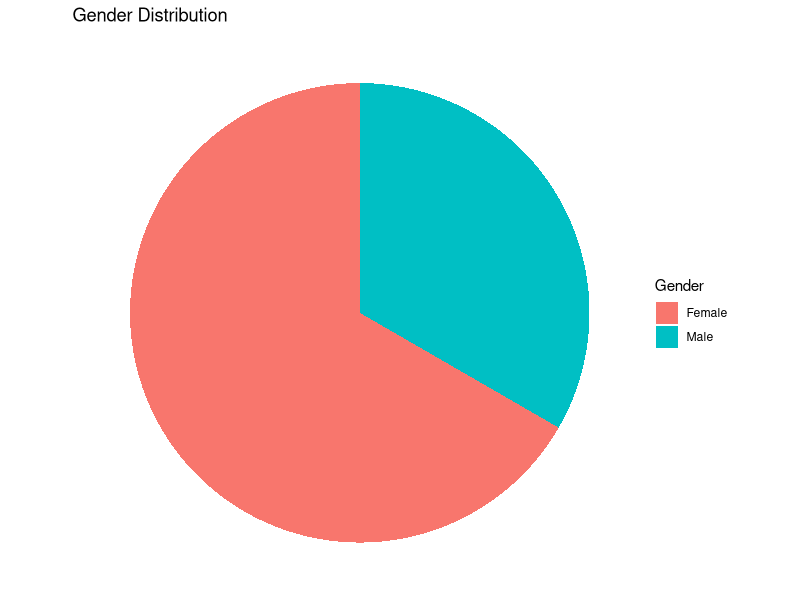
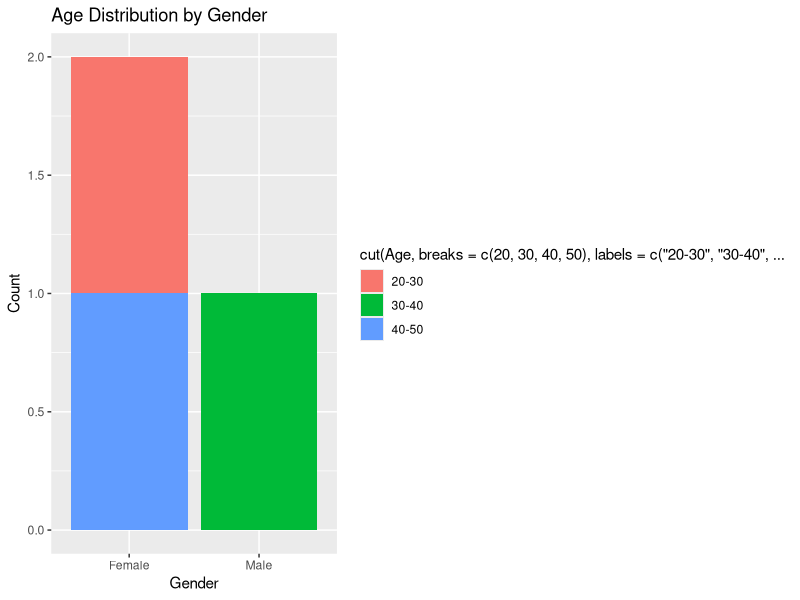
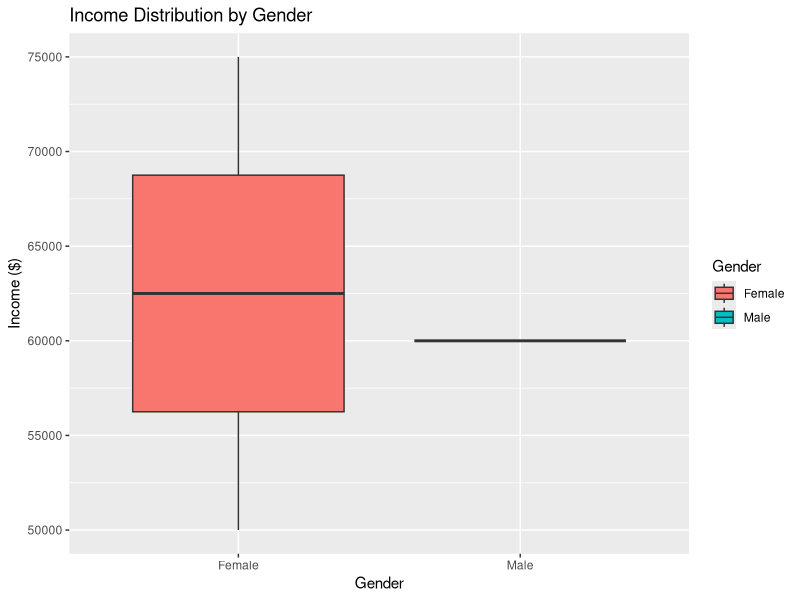

These figures' R source, in order:
# Load required libraries
library(ggplot2)

# Create the dataframe
data <- data.frame(
  "Customer ID" = c(1, 2, 3),
  "Age" = c(28, 35, 42),
  "Gender" = c("Female", "Male", "Female"),
  "Income" = c(50000, 60000, 75000)
)

# 1. Pie Chart for Gender
pie_chart_gender <- ggplot(data, aes(x = "", fill = Gender)) +
  geom_bar(width = 1) +
  coord_polar("y", start = 0) +
  ggtitle("Gender Distribution") +
  theme_void() +
  theme(legend.position = "right")

# 2. Stacked Bar Plot for Age and Gender
stacked_bar_plot <- ggplot(data, aes(x = Gender, fill = cut(Age, breaks = c(20, 30, 40, 50), labels = c("20-30", "30-40", "40-50")))) +
  geom_bar(position = "stack") +
  ggtitle("Age Distribution by Gender") +
  xlab("Gender") +
  ylab("Count")

# 3. Box Plot for Income by Gender
box_plot_income <- ggplot(data, aes(x = Gender, y = Income, fill = Gender)) +
  geom_boxplot() +
  ggtitle("Income Distribution by Gender") +
  xlab("Gender") +
  ylab("Income ($)")

# Print the plots
print(pie_chart_gender)
print(stacked_bar_plot)
print(box_plot_income)
